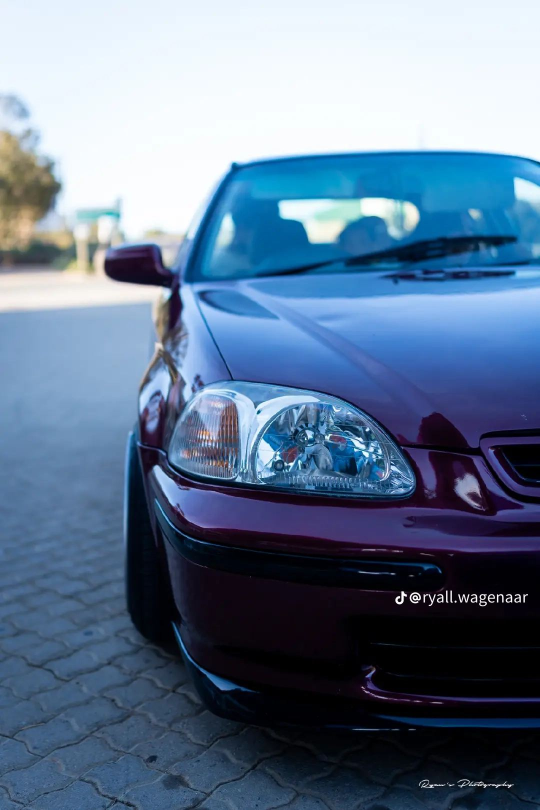
#> input picture radc-website/assets/img/honda-civic-headlight-detail-oudtshoorn-1080.jpg, 1080 x 1620 px, given in place of a7d50f8e-image.jpg, which was not available (shown at 1/2 size)
$ python prepare_images.py ../assets/img
#> lines starting #> are read from the running program, lines starting #| are printed output that depends on the picture; after the words box and inside, x2 and y2 are one past the last pixel; in counts of white or black regions, pixels touching at a corner belong together
"""One-off image preparation: resizes/compresses source photos into web assets.
Usage: python3 tools/prepare_images.py <uploads_dir>
"""
import sys, os
from PIL import Image, ImageDraw, ImageFilter, ImageFont, ImageOps

SRC = sys.argv[1]
OUT = os.path.join(os.path.dirname(__file__), "..", "assets", "img")
U = lambda n: os.path.join(SRC, n)

def save_variants(im, name, widths, q=78):
    for w in widths:
        r = im.copy()
        if r.width > w:
            r = r.resize((w, round(r.height * w / r.width)), Image.LANCZOS)
        r.save(os.path.join(OUT, f"{name}-{w}.webp"), "WEBP", quality=q, method=6)
        r.convert("RGB").save(os.path.join(OUT, f"{name}-{w}.jpg"), "JPEG", quality=q, optimize=True, progressive=True)

# --- Logo: circle version + white-on-transparent version ---
logo = Image.open(U("a7d50f8e-image.jpg")).convert("L")
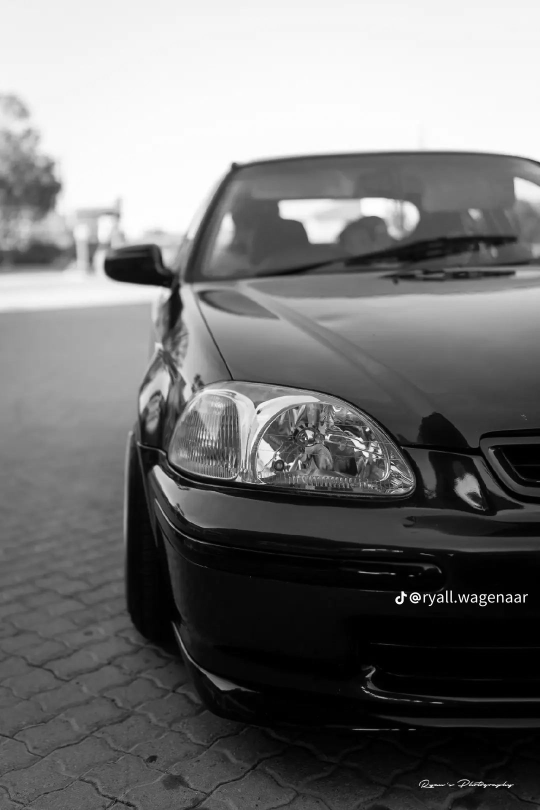
#> logo: PIL image 1080x1620 L (shown at 1/2 size); min 0, max 255, mean 115.9
W, H = logo.size
#> W = 1080; H = 1620
mask = Image.new("L", logo.size, 0)
#> mask: PIL image 1080x1620 L; every value is 0
ImageDraw.Draw(mask).ellipse((40, 40, W - 40, H - 40), fill=255)
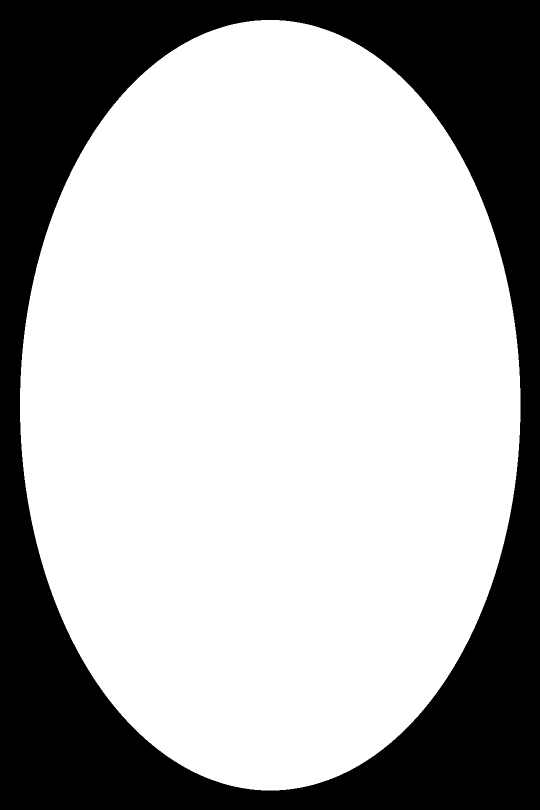
#> mask: PIL image 1080x1620 L (shown at 1/2 size); 69.2% white; 1 black region, box (x1, y1, x2, y2) and area: (0, 0, 1080, 1620) 538223
# white text on transparent (for dark UI)
alpha = ImageOps.invert(logo)
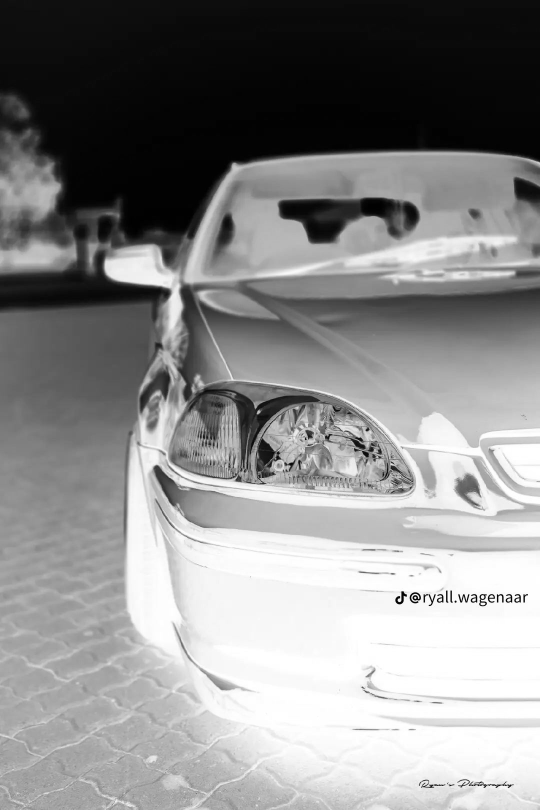
#> alpha: PIL image 1080x1620 L (shown at 1/2 size); min 0, max 255, mean 139.1
textbox = Image.new("L", logo.size, 0)
ImageDraw.Draw(textbox).rectangle((120, 430, 975, 790), fill=255)
#> textbox: PIL image 1080x1620 L; 17.7% white; 1 white region, box (x1, y1, x2, y2) and area: (120, 430, 976, 791) 309016
alpha = Image.composite(alpha, Image.new("L", logo.size, 0), textbox)
alpha = alpha.point(lambda p: 0 if p < 40 else min(255, int(p * 1.15)))
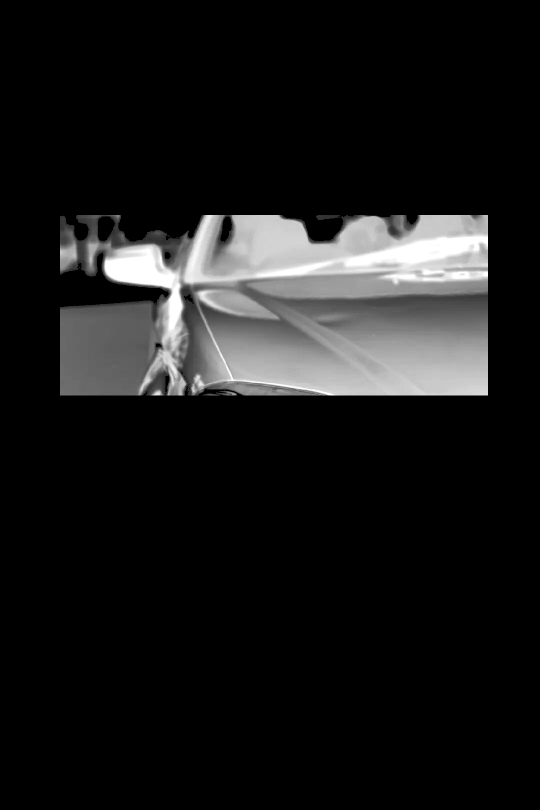
#> alpha: PIL image 1080x1620 L (shown at 1/2 size); min 0, max 255, mean 24.7
white = Image.new("RGBA", logo.size, (255, 255, 255, 0))
white.putalpha(alpha)
bbox = alpha.getbbox()
#> bbox = (120, 430, 976, 791)
white = white.crop((bbox[0] - 6, bbox[1] - 6, bbox[2] + 6, bbox[3] + 6))
#> white: PIL image 868x373 RGBA
for w in (240, 480):
    r = white.resize((w, round(white.height * w / white.width)), Image.LANCZOS)
    r.save(os.path.join(OUT, f"radc-logo-white-{w}.png"), optimize=True)
    r.save(os.path.join(OUT, f"radc-logo-white-{w}.webp"), "WEBP", quality=90)
# circle logo (for schema logo, favicon, social)
circ = Image.open(U("a7d50f8e-image.jpg")).convert("RGB")
#> circ is the input picture: PIL image 1080x1620 RGB; mean R, G, B 97.8, 119.5, 145
c = Image.new("RGBA", circ.size, (0, 0, 0, 0))
#> c: PIL image 1080x1620 RGBA; every value is 0
m2 = Image.new("L", circ.size, 0)
ImageDraw.Draw(m2).ellipse((38, 38, W - 38, H - 38), fill=255)
#> m2: PIL image 1080x1620 L; 69.7% white; 1 black region, box (x1, y1, x2, y2) and area: (0, 0, 1080, 1620) 530215
c.paste(circ, (0, 0), m2)
c = c.crop((30, 30, W - 30, H - 30))
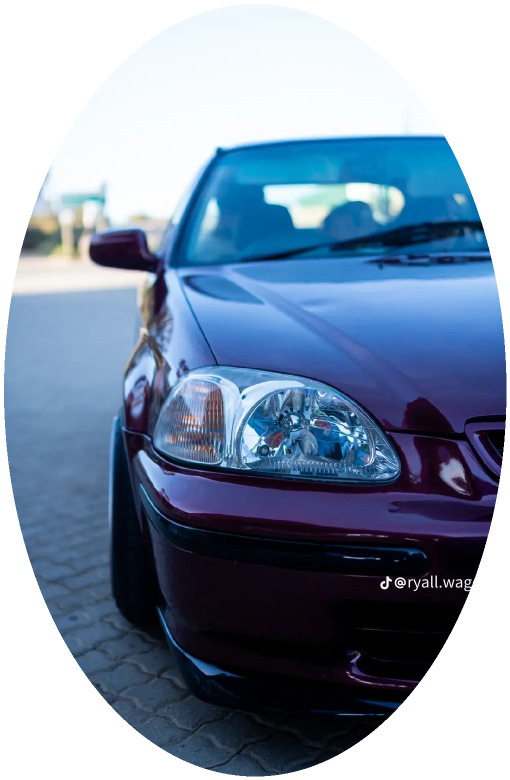
#> c: PIL image 1020x1560 RGBA (shown at 1/2 size); mean R, G, B, A 68, 86, 108.2, 195.4; transparent parts drawn white
c.resize((512, 512), Image.LANCZOS).save(os.path.join(OUT, "radc-logo-512.png"), optimize=True)
c.resize((192, 192), Image.LANCZOS).save(os.path.join(OUT, "radc-logo-192.png"), optimize=True)
c.resize((180, 180), Image.LANCZOS).save(os.path.join(OUT, "apple-touch-icon.png"), optimize=True)
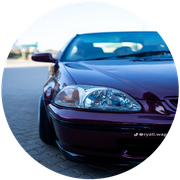
#> saved as apple-touch-icon.png: PIL image 180x180 RGBA; mean R, G, B, A 70.7, 89.2, 112, 195.4; transparent parts drawn white
c.resize((48, 48), Image.LANCZOS).save(os.path.join(OUT, "..", "..", "favicon.ico"), sizes=[(16, 16), (32, 32), (48, 48)])

# --- Photos ---
civic_front = Image.open(U("2830bbd8-image.webp")).convert("RGB")   # headlight close-up 1080x1620
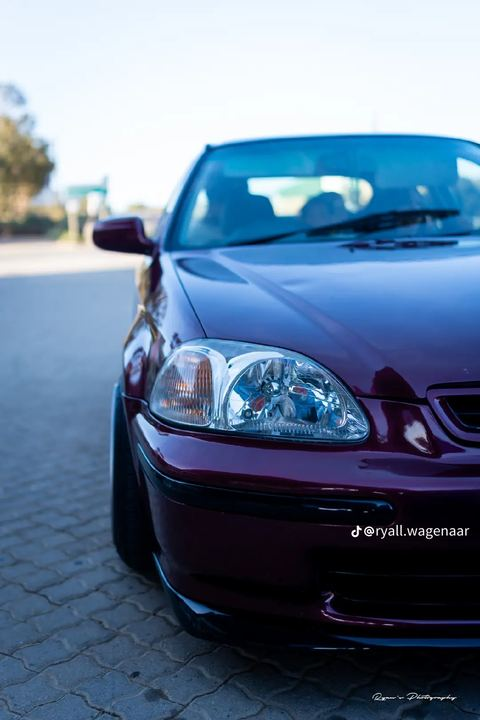
#> input picture radc-website/assets/img/honda-civic-headlight-detail-oudtshoorn-480.jpg, 480 x 720 px, given in place of 2830bbd8-image.webp, which was not available
#> civic_front is the input picture: PIL image 480x720 RGB; mean R, G, B 97.9, 119.5, 145
civic_night = Image.open(U("fbcf92ba-image.webp")).convert("RGB")   # full car at night 1080x1440
#> (the run stopped early here; a loop or call above may not have finished)
